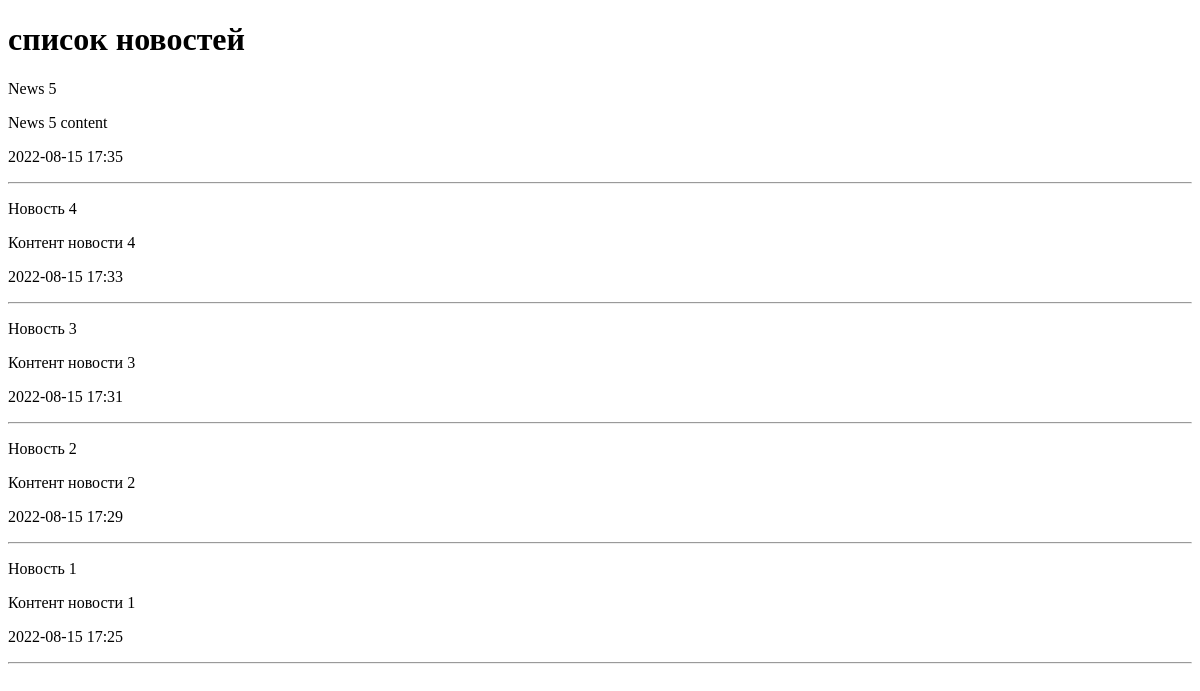
Before: /news/ with the older database file.
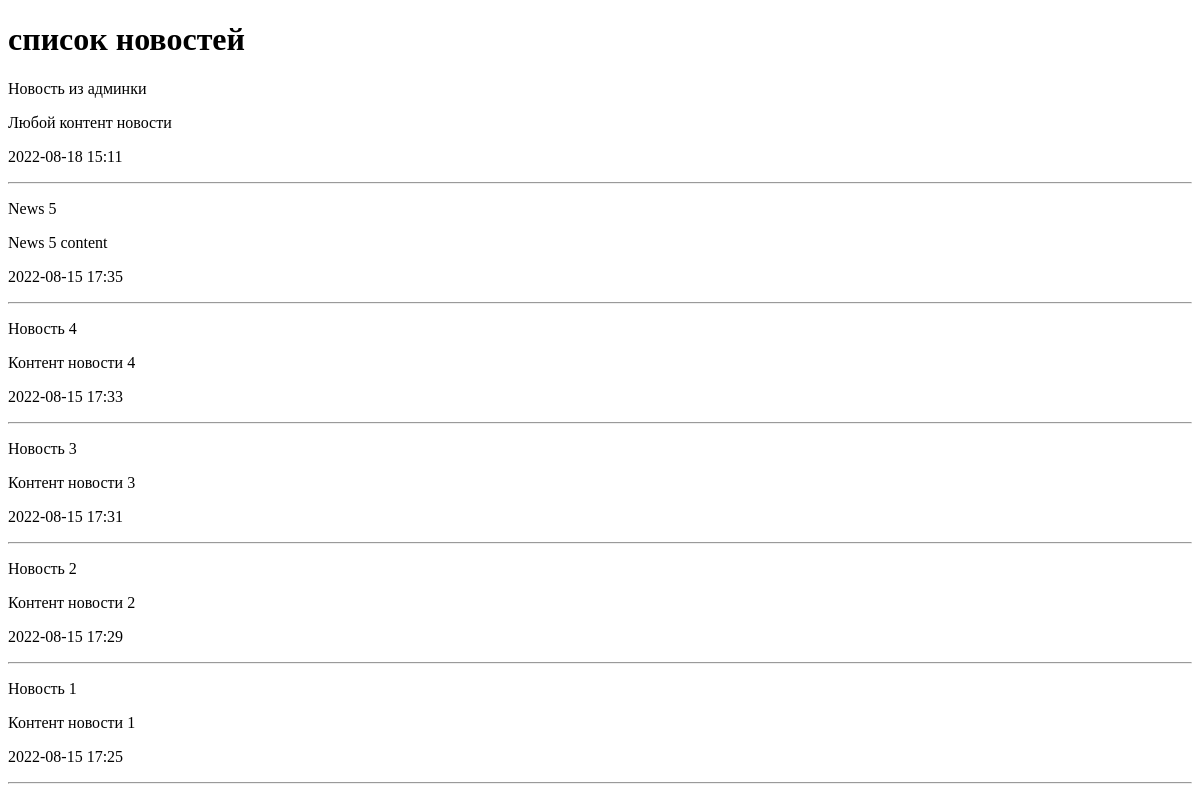
After: the same page with the newer database file.
### news/models.py (models this page shows, shortened)
class News(models.Model):
    title = models.CharField(max_length=300, verbose_name='Наименование')
    content = models.TextField(blank=True, verbose_name='Контент')
    created_at = models.DateTimeField(auto_now_add=True, verbose_name='Дата публикации')
    updated_at = models.DateTimeField(auto_now=True, verbose_name='Обновленно')
    photo = models.ImageField(upload_to='photos/%Y/%m/%d/', verbose_name='Фото', blank=True)
    is_published = models.BooleanField(default=True, verbose_name='Опубликовано')
    class Meta:
        verbose_name = 'Новость'
        verbose_name_plural = 'Новости'
        ordering = ['-created_at']

### news/views.py (the view)
# urls.py: path("", views.index, name="index"),
def index(request):
    news = News.objects.all()
    return render(request, 'news/index.html', {
        'news':news,
        'title': 'список новостей'
    })

### news/templates/news/index.html (shortened to what this page needs)
<!DOCTYPE html>
<html lang="en">
<head>
</head>
<body>
<h1>{{ title }}</h1>
{% for item in news %}
    <div>
        <p>{{ item.title }}</p>
        <p>{{ item.content }}</p>
        <p>{{ item.created_at|date:"Y-m-d H:i" }}</p>
    </div>
    <hr>
{% endfor %}
</body>
</html>

Changed rows visible on the page:
added News: title "Новость из админки", content "Любой контент новости", created_at "2022-08-18 15:11"
